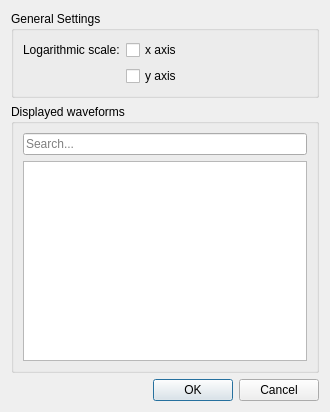
<?xml version="1.0" encoding="UTF-8"?>
<ui version="4.0">
 <class>SimulationDialog</class>
 <widget class="QDialog" name="SimulationDialog">
  <property name="windowModality">
   <enum>Qt::NonModal</enum>
  </property>
  <property name="geometry">
   <rect>
    <x>0</x>
    <y>0</y>
    <width>330</width>
    <height>412</height>
   </rect>
  </property>
  <property name="windowTitle">
   <string>Edit Parameters</string>
  </property>
  <property name="modal">
   <bool>true</bool>
  </property>
  <layout class="QVBoxLayout" name="verticalLayout">
   <item>
    <widget class="QGroupBox" name="groupBoxSettings">
     <property name="title">
      <string>General Settings</string>
     </property>
     <layout class="QVBoxLayout" name="verticalLayout_3">
      <item>
       <layout class="QFormLayout" name="formLayout">
        <item row="0" column="0">
         <widget class="QLabel" name="labelLogScale">
          <property name="text">
           <string>Logarithmic scale:</string>
          </property>
         </widget>
        </item>
        <item row="0" column="1">
         <widget class="QCheckBox" name="checkBoxXscale">
          <property name="text">
           <string>x axis</string>
          </property>
         </widget>
        </item>
        <item row="1" column="1">
         <widget class="QCheckBox" name="checkBoxYscale">
          <property name="text">
           <string>y axis</string>
          </property>
         </widget>
        </item>
       </layout>
      </item>
     </layout>
    </widget>
   </item>
   <item>
    <widget class="QGroupBox" name="groupBoxWaveforms">
     <property name="title">
      <string>Displayed waveforms</string>
     </property>
     <layout class="QVBoxLayout" name="verticalLayout_2">
      <item>
       <widget class="QLineEdit" name="m_filterEdit">
        <property name="placeholderText">
         <string>Search...</string>
        </property>
       </widget>
      </item>
      <item>
       <widget class="QTableView" name="tableView">
        <property name="editTriggers">
         <set>QAbstractItemView::AllEditTriggers</set>
        </property>
        <property name="alternatingRowColors">
         <bool>true</bool>
        </property>
        <property name="selectionMode">
         <enum>QAbstractItemView::NoSelection</enum>
        </property>
        <property name="selectionBehavior">
         <enum>QAbstractItemView::SelectRows</enum>
        </property>
        <property name="wordWrap">
         <bool>false</bool>
        </property>
        <property name="cornerButtonEnabled">
         <bool>false</bool>
        </property>
        <attribute name="horizontalHeaderStretchLastSection">
         <bool>true</bool>
        </attribute>
       </widget>
      </item>
     </layout>
    </widget>
   </item>
   <item>
    <layout class="QHBoxLayout" name="horizontalLayout_2">
     <item>
      <widget class="QDialogButtonBox" name="buttonBox">
       <property name="orientation">
        <enum>Qt::Horizontal</enum>
       </property>
       <property name="standardButtons">
        <set>QDialogButtonBox::Cancel|QDialogButtonBox::Ok</set>
       </property>
      </widget>
     </item>
    </layout>
   </item>
  </layout>
 </widget>
 <resources/>
 <connections>
  <connection>
   <sender>buttonBox</sender>
   <signal>accepted()</signal>
   <receiver>SimulationDialog</receiver>
   <slot>accept()</slot>
   <hints>
    <hint type="sourcelabel">
     <x>394</x>
     <y>295</y>
    </hint>
    <hint type="destinationlabel">
     <x>18</x>
     <y>278</y>
    </hint>
   </hints>
  </connection>
  <connection>
   <sender>buttonBox</sender>
   <signal>rejected()</signal>
   <receiver>SimulationDialog</receiver>
   <slot>reject()</slot>
   <hints>
    <hint type="sourcelabel">
     <x>525</x>
     <y>290</y>
    </hint>
    <hint type="destinationlabel">
     <x>485</x>
     <y>279</y>
    </hint>
   </hints>
  </connection>
 </connections>
</ui>
